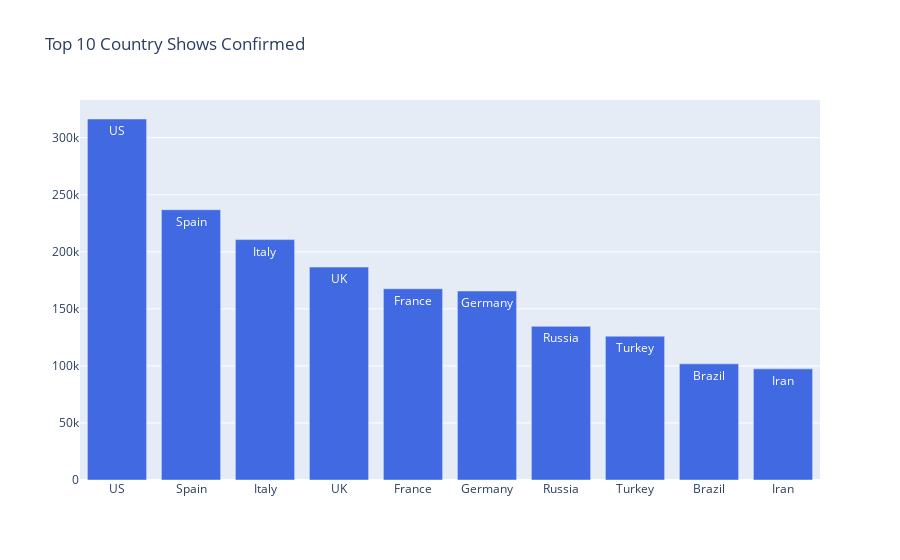

Notebook code for this chart:
### Code cell
fig=go.Figure(data=[go.Bar(x=Data_per_country["Country/Region"].head(10),y=Data_per_country["Confirmed"].head(10),
                           text=Data_per_country["Country/Region"].head(10),marker_color="Royalblue",textposition='auto')])
fig.update_layout(title='Top 10 Country Shows Confirmed')
fig.show()

### Figure 1 — Plotly figure (JSON) as saved in the notebook; plotly's stock layout.template omitted (floating-point values rounded to 4 significant figures)
{"data": [{"marker": {"color": "Royalblue"}, "text": ["US", "Spain", "Italy", "UK", "France", "Germany", "Russia", "Turkey", "Brazil", "Iran"], "textposition": "auto", "type": "bar", "x": ["US", "Spain", "Italy", "UK", "France", "Germany", "Russia", "Turkey", "Brazil", "Iran"], "y": [316415, 236899, 210717, 186599, 167605, 165664, 134687, 126045, 101826, 97424]}], "layout": {"title": {"text": "Top 10 Country Shows Confirmed"}}}
